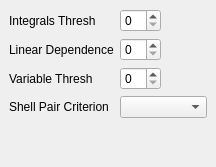
       <widget class="QWidget" name="AdvancedThresholds" >
        <layout class="QVBoxLayout" >
         <property name="margin" >
          <number>9</number>
         </property>
         <property name="spacing" >
          <number>6</number>
         </property>
         <item>
          <layout class="QGridLayout" >
           <property name="margin" >
            <number>0</number>
           </property>
           <property name="spacing" >
            <number>6</number>
           </property>
           <item row="1" column="0" >
            <widget class="QLabel" name="label_32" >
             <property name="text" >
              <string>Linear Dependence</string>
             </property>
            </widget>
           </item>
           <item row="1" column="1" >
            <widget class="QSpinBox" name="basis_linear_dependence_thresh" />
           </item>
           <item row="0" column="1" >
            <widget class="QSpinBox" name="thresh" />
           </item>
           <item row="0" column="0" >
            <widget class="QLabel" name="label_40" >
             <property name="text" >
              <string>Integrals Thresh</string>
             </property>
            </widget>
           </item>
           <item row="2" column="0" >
            <widget class="QLabel" name="label_198" >
             <property name="text" >
              <string>Variable Thresh</string>
             </property>
            </widget>
           </item>
           <item row="0" column="2" >
            <spacer>
             <property name="orientation" >
              <enum>Qt::Horizontal</enum>
             </property>
             <property name="sizeHint" >
              <size>
               <width>40</width>
               <height>20</height>
              </size>
             </property>
            </spacer>
           </item>
           <item row="2" column="1" >
            <widget class="QSpinBox" name="varthresh" />
           </item>
           <item row="3" column="0" >
            <widget class="QLabel" name="label_211" >
             <property name="text" >
              <string>Shell Pair Criterion</string>
             </property>
            </widget>
           </item>
           <item row="3" column="1" colspan="2" >
            <widget class="QComboBox" name="meteco" />
           </item>
          </layout>
         </item>
         <item>
          <spacer>
           <property name="orientation" >
            <enum>Qt::Vertical</enum>
           </property>
           <property name="sizeHint" >
            <size>
             <width>20</width>
             <height>40</height>
            </size>
           </property>
          </spacer>
         </item>
        </layout>
       </widget>
